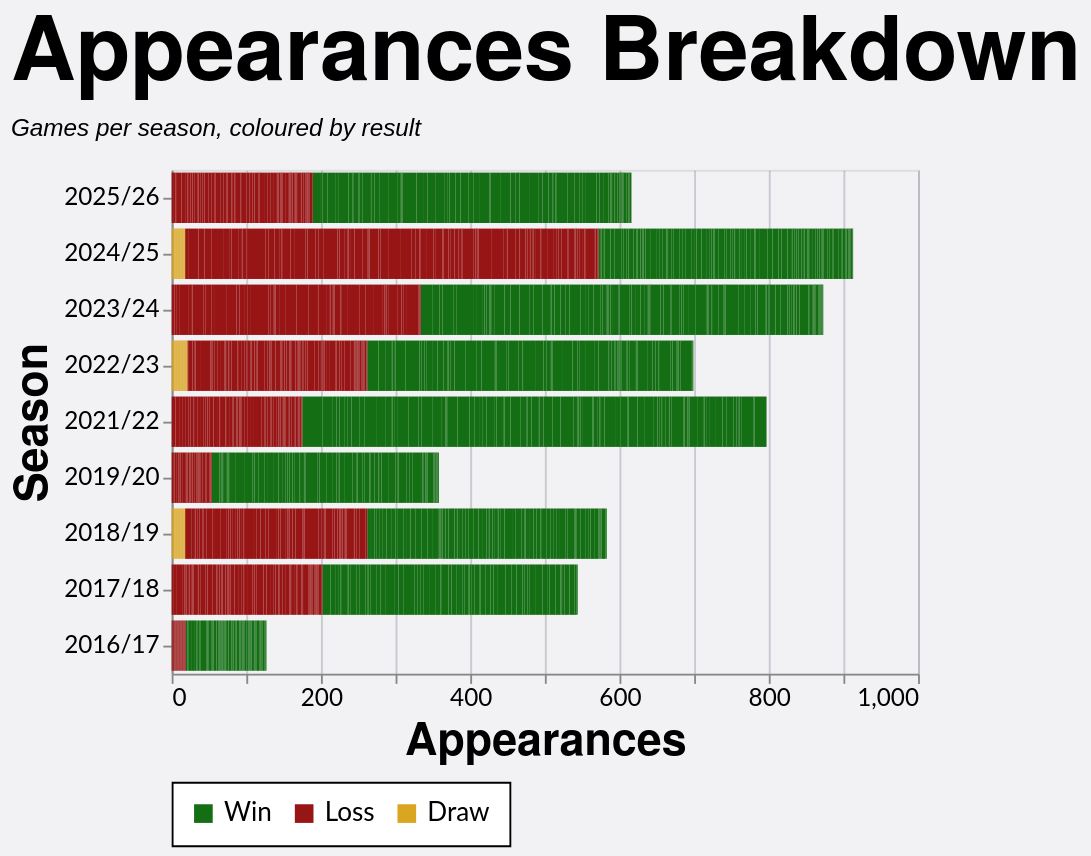

Write the Vega-Lite specification saved for this chart.
### Vega-Lite specification from a JSON file in a GitHub repository (floating-point values rounded to 4 significant figures; data arrays with more than 128 entries replaced by an {"elided": "..."} marker saying what was removed)
{"config": {"axis": {"labelFont": "Lato, sans-serif", "titleFont": "PT Sans Narrow, Helvetica Neue, Helvetica, Arial, sans-serif", "labelFontSize": 13, "titleFontSize": 24, "gridColor": "#202947", "gridOpacity": 0.2}, "header": {"labelFont": "PT Sans Narrow, Helvetica Neue, Helvetica, Arial, sans-serif", "titleFont": "PT Sans Narrow, Helvetica Neue, Helvetica, Arial, sans-serif", "labelFontSize": 24, "titleFontSize": 28, "labelFontWeight": "bold", "orient": "left"}, "legend": {"labelFont": "Lato, sans-serif", "titleFont": "PT Sans Narrow, Helvetica Neue, Helvetica, Arial, sans-serif", "labelFontSize": 14, "titleFontSize": 16, "titlePadding": 5, "fillColor": "white", "strokeColor": "black", "padding": 10, "titleFontWeight": "lighter", "titleFontStyle": "italic", "titleColor": "gray", "offset": 10}, "title": {"font": "PT Sans Narrow, Helvetica Neue, Helvetica, Arial, sans-serif", "fontSize": 48, "fontWeight": "bold", "anchor": "start", "align": "center", "titlePadding": 20, "subtitlePadding": 10, "subtitleFontSize": 13, "subtitleColor": "", "subtitleFontStyle": "italic", "offset": 15, "color": "black"}, "axisX": {"labelAngle": 0}, "facet": {"title": null, "header": null, "align": {"row": "each", "column": "each"}}, "resolve": {"scale": {"y": "independent", "facet": "independent"}}, "background": "#f2f1f4"}, "data": {"name": "data-dccd9bbe384e576a23c4e484ba9b45f5"}, "mark": {"type": "bar"}, "encoding": {"color": {"field": "color_value", "legend": {"orient": "bottom", "title": null}, "scale": {"range": ["#146f14", "#981515", "goldenrod"]}, "sort": ["Win", "Loss", "Draw"], "type": "nominal"}, "tooltip": [{"field": "player", "title": "Player", "type": "nominal"}, {"field": "season", "title": "Season", "type": "nominal"}, {"field": "color_value", "title": "Group", "type": "nominal"}, {"aggregate": "sum", "field": "apps", "title": "Appearances", "type": "quantitative"}], "x": {"aggregate": "sum", "field": "apps", "title": "Appearances", "type": "quantitative"}, "y": {"field": "season", "sort": {"field": "season_sort", "op": "max", "order": "descending"}, "title": "Season", "type": "nominal"}}, "height": {"step": 30}, "title": {"text": "Appearances Breakdown", "subtitle": "Games per season, coloured by result"}, "width": 400, "$schema": "https://vega.github.io/schema/vega-lite/v5.20.1.json", "datasets": {"data-dccd9bbe384e576a23c4e484ba9b45f5": {"elided": "2569 records"}}}
